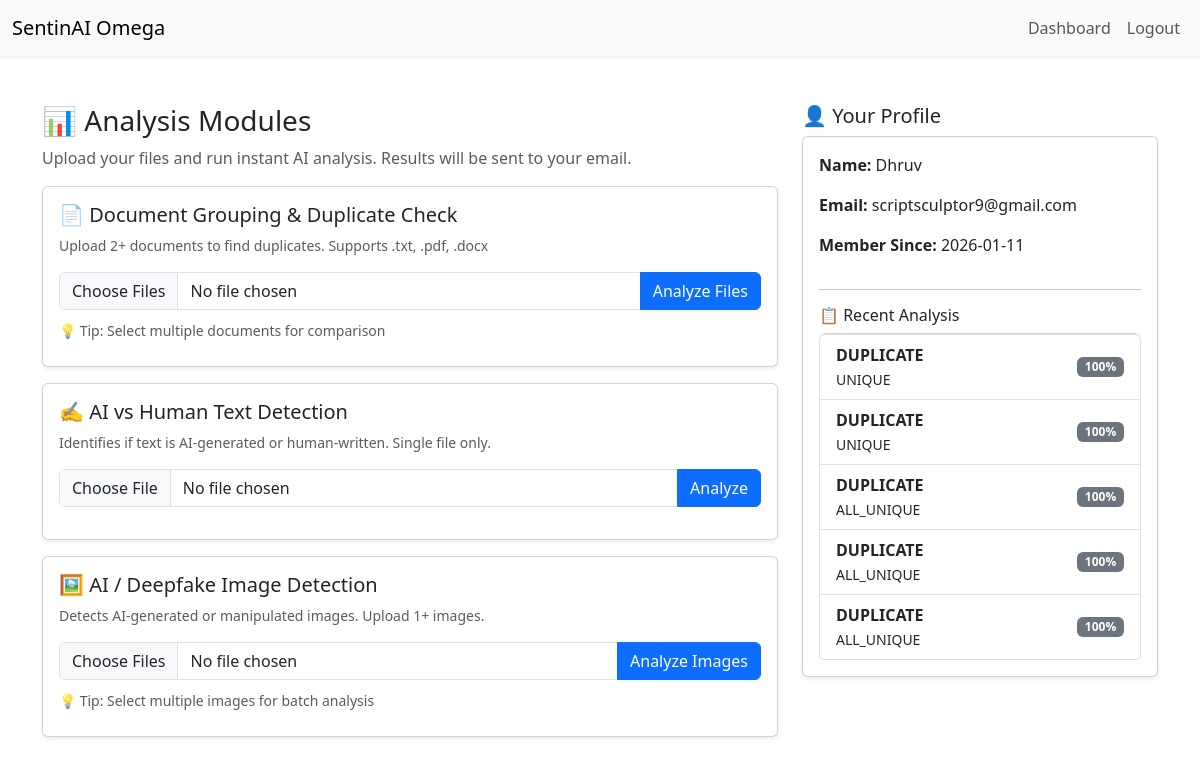
/dashboard (signed in), run on the app's committed database.
### tables this page shows
CREATE TABLE users (
        id INTEGER PRIMARY KEY AUTOINCREMENT,
        name TEXT,
        email TEXT UNIQUE,
        password TEXT,
        role TEXT DEFAULT 'user',
        blocked INTEGER DEFAULT 0,
        last_active TEXT
    );

CREATE TABLE logs (
        id INTEGER PRIMARY KEY AUTOINCREMENT,
        user_id INTEGER,
        module TEXT,
        result TEXT,
        score INTEGER,
        filename TEXT,
        timestamp TEXT
    );

### app.py (the view)
@app.route('/dashboard')
@login_required
def dashboard():
    user = current_user()
    conn = get_db()
    logs = conn.execute('SELECT * FROM logs WHERE user_id = ? ORDER BY timestamp DESC LIMIT 10', (user['id'],)).fetchall()
    conn.close()
    return render_template('dashboard.html', user=user, logs=logs)

### app.py (called while the page is built)
def get_db():
    conn = sqlite3.connect(DB_PATH)
    conn.row_factory = sqlite3.Row
    return conn

def current_user():
    uid = session.get('user_id')
    if not uid:
        return None
    conn = get_db()
    user = conn.execute('SELECT * FROM users WHERE id = ?', (uid,)).fetchone()
    conn.close()
    return user

def login_required(fn):
    from functools import wraps
    @wraps(fn)
    def wrapper(*args, **kwargs):
        user = current_user()
        if not user:
            return redirect(url_for('login'))
        if user['blocked']:
            return render_template('blocked.html')
        return fn(*args, **kwargs)
    return wrapper

### templates/dashboard.html (shortened to what this page needs)
{% extends 'layout.html' %}
{% block content %}
<div class="row">
  <div class="col-md-8">
    <h3>📊 Analysis Modules</h3>
    <p class="text-muted">Upload your files and run instant AI analysis. Results will be sent to your email.</p>
    <div class="card p-3 mb-3 shadow-sm module">
      <h5>📄 Document Grouping & Duplicate Check</h5>
      <p class="text-muted small">Upload 2+ documents to find duplicates. Supports .txt, .pdf, .docx</p>
      <form class="upload-form" data-module="duplicate">
        <div class="input-group mb-2">
          <input type="file" class="form-control" name="files" accept=".txt,.pdf,.docx" multiple required>
          <button class="btn btn-primary" type="submit">Analyze Files</button>
        </div>
        <small class="text-muted">💡 Tip: Select multiple documents for comparison</small>
      </form>
    </div>
    <div class="card p-3 mb-3 shadow-sm module">
      <h5>✍️ AI vs Human Text Detection</h5>
      <p class="text-muted small">Identifies if text is AI-generated or human-written. Single file only.</p>
      <form class="upload-form" data-module="text">
        <div class="input-group mb-2">
          <input type="file" class="form-control" name="file" accept=".txt,.pdf,.docx" required>
          <button class="btn btn-primary" type="submit">Analyze</button>
        </div>
      </form>
    </div>
    <div class="card p-3 mb-3 shadow-sm module">
      <h5>🖼️ AI / Deepfake Image Detection</h5>
      <p class="text-muted small">Detects AI-generated or manipulated images. Upload 1+ images.</p>
      <form class="upload-form" data-module="image">
        <div class="input-group mb-2">
          <input type="file" class="form-control" name="files" accept="image/jpeg,image/png,image/jpg" multiple required>
          <button class="btn btn-primary" type="submit">Analyze Images</button>
        </div>
        <small class="text-muted">💡 Tip: Select multiple images for batch analysis</small>
      </form>
    </div>
  </div>
  <div class="col-md-4">
    <h5>👤 Your Profile</h5>
    <div class="card p-3 shadow-sm">
      <p><strong>Name:</strong> {{ user['name'] }}</p>
      <p><strong>Email:</strong> {{ user['email'] }}</p>
      <p><strong>Member Since:</strong> {{ user['last_active'][:10] if user['last_active'] else 'Today' }}</p>
      <hr>
      <h6>📋 Recent Analysis</h6>
      {% if logs %}
      <ul class="list-group list-group-sm">
        {% for l in logs[-5:]|reverse %}
        <li class="list-group-item d-flex justify-content-between align-items-center">
          <div>
            <strong>{{ l['module']|upper }}</strong>
            <br><small>{{ l['result'] }}</small>
          </div>
          <span class="badge bg-secondary">{{ l['score'] }}%</span>
        </li>
        {% endfor %}
      </ul>
      {% else %}
      <p class="text-muted small">No analysis yet. Start by uploading files above!</p>
      {% endif %}
    </div>
  </div>
</div>
{% endblock %}

### templates/layout.html (shortened to what this page needs)
<!doctype html>
<html lang="en">
  <head>
    <link href="https://cdn.jsdelivr.net/npm/bootstrap@5.3.0/dist/css/bootstrap.min.css" rel="stylesheet">
  </head>
  <body>
    <nav class="navbar navbar-expand-lg navbar-light bg-light shadow-sm">
      <div class="container-fluid">
        <a class="navbar-brand" href="/">SentinAI Omega</a>
        <div class="collapse navbar-collapse">
          <ul class="navbar-nav ms-auto mb-2 mb-lg-0">
            {% if session.get('user_id') %}
            <li class="nav-item"><a class="nav-link" href="/dashboard">Dashboard</a></li>
            <li class="nav-item"><a class="nav-link" href="/logout">Logout</a></li>
            {% else %}
            <li class="nav-item"><a class="nav-link" href="/signup">Get Started</a></li>
            <li class="nav-item"><a class="nav-link" href="/login">Login</a></li>
            {% endif %}
          </ul>
        </div>
      </div>
    </nav>
    <main class="container my-5">
      {% block content %}{% endblock %}
    </main>
  </body>
</html>

### data on the page
users: name "Dhruv", email "scriptsculptor9@gmail.com", last_active "2026-01-11"
logs: module "DUPLICATE", result "UNIQUE", score "100"
logs: module "DUPLICATE", result "UNIQUE", score "100"
logs: module "DUPLICATE", result "ALL_UNIQUE", score "100"
logs: module "DUPLICATE", result "ALL_UNIQUE", score "100"
logs: module "DUPLICATE", result "ALL_UNIQUE", score "100"
